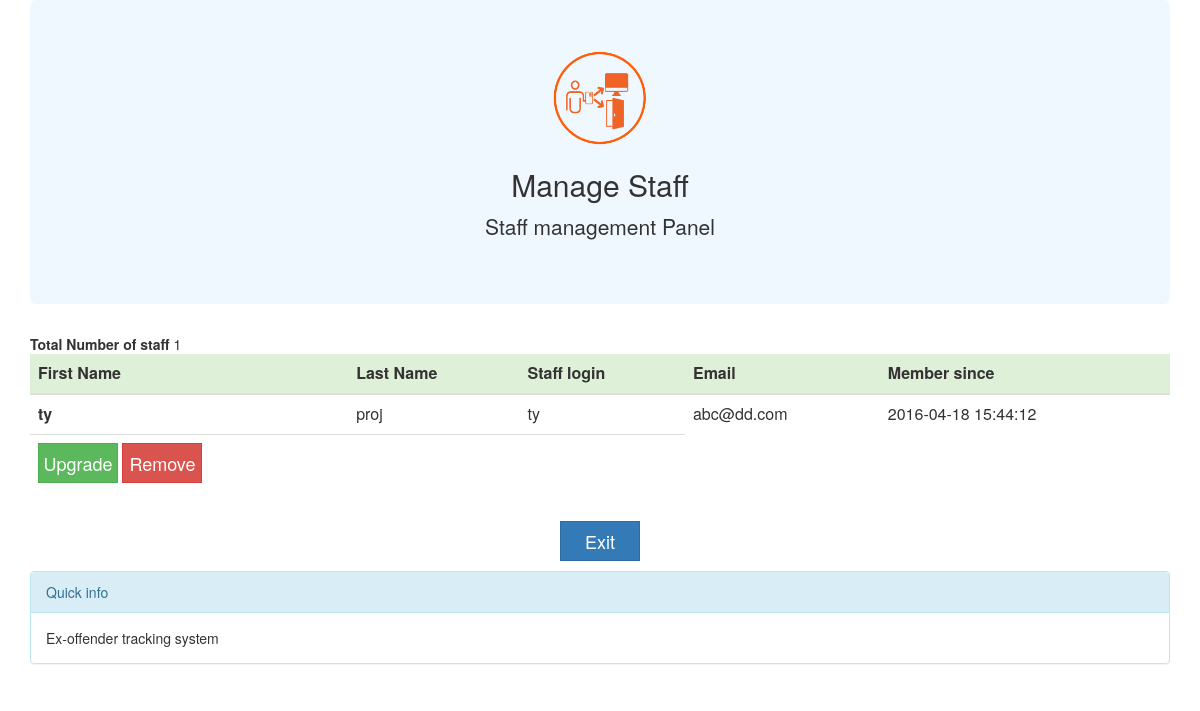
The page /cols/TyProject/manage_staff.php on the database its author committed.
### tables this page shows
CREATE TABLE `staff` (
  `staff_id` int(255) NOT NULL,
  `staff_login` varchar(255) NOT NULL,
  `staff_first_name` varchar(255) NOT NULL,
  `staff_last_name` varchar(255) NOT NULL,
  `staff_gender` varchar(255) NOT NULL,
  `staff_address` varchar(255) NOT NULL,
  `staff_email` varchar(255) NOT NULL,
  `staff_password` varchar(255) NOT NULL,
  `staff_register_date` datetime NOT NULL
);

### cols/TyProject/manage_staff.php (the view, shortened to what this page needs)
<html>
<head>
  <link rel="stylesheet" href="http://maxcdn.bootstrapcdn.com/bootstrap/3.3.6/css/bootstrap.min.css">
    </head>
    <body>
    <div id="request_background" class="container">
        <div class="jumbotron">
       <center><img src="agency-bg.png" class="img-rounded" alt="Cinque Terre" width="100" height="100">
           <h2>Manage Staff</h2>
    <p>Staff management Panel</p>
    </center>
  </div>
  <?php
            $query = mysql_query('select *from staff');
            $result = mysql_numrows($query);
            echo '<b>Total Number of staff </b>  '.$result;
$query1 = mysql_query("select * from staff");
while ($row1 = mysql_fetch_array($query1)) {
?>
<table class="table">
 <thead class="danger">
   <tr class="success">
      <th>First Name</th>
      <th>Last Name</th>
        <th>Staff login</th>
      <th>Email</th>
      <th>Member since</th>
    </tr>
  </thead>
  <tbody>
    <tr>
      <th scope="row"><?php echo $row1['staff_first_name'];?></th>
      <td ><?php echo $row1['staff_last_name'];?></td>
        <td ><?php echo $row1['staff_login'];?></td>
      <td><?php echo $row1['staff_email'];?></td>
      <td><?php echo $row1['staff_register_date'];?> </td>
        </tr>
        <form method="get" action="manage_staff.php">
            <tr><td><?php echo "<b><a href=\"manage_staff.php?upgrade={$row1['staff_id']}\"><input type=\"button\" value=\"Upgrade\"/ class=\"btn btn-success btn-lg\" id=\"del\" /> "; ?>
              <?php echo "<b><a href=\"manage_staff.php?del={$row1['staff_id']}\"><input type=\"button\" value=\"Remove\"/ class=\"btn btn-danger btn-lg\" id=\"del\" /></td> "; ?> </td><td> </td><td> </td>
        </form>
        </tbody>
         </table>
   <?php } ?>
   <center>
    <a href="admin.php"><input type="button" value="Exit " class="btn btn-primary btn-lg exit"></a>
    </center>
    <div class="panel panel-info">
      <div class="panel-heading">Quick info</div>
      <div class="panel-body">Ex-offender tracking system</div>
    </div>
</div>
</body>
</html>

### cols/TyProject/manage_staff.php (style rules this page uses)
.jumbotron { background-color: aliceblue; }
.exit { margin: 10px; width: 80px; height: 40px; border: fix; padding: 0px; border-radius: 0px; }
.btn { width: 80px; height: 40px; border: fix; padding: 0px; border-radius: 0px; }

### rows shown on the page
staff: staff_first_name "ty", staff_last_name "proj", staff_login "ty", staff_email "abc@dd.com", staff_register_date "2016-04-18 15:44:12"

### other values the page prints
$result "1"
